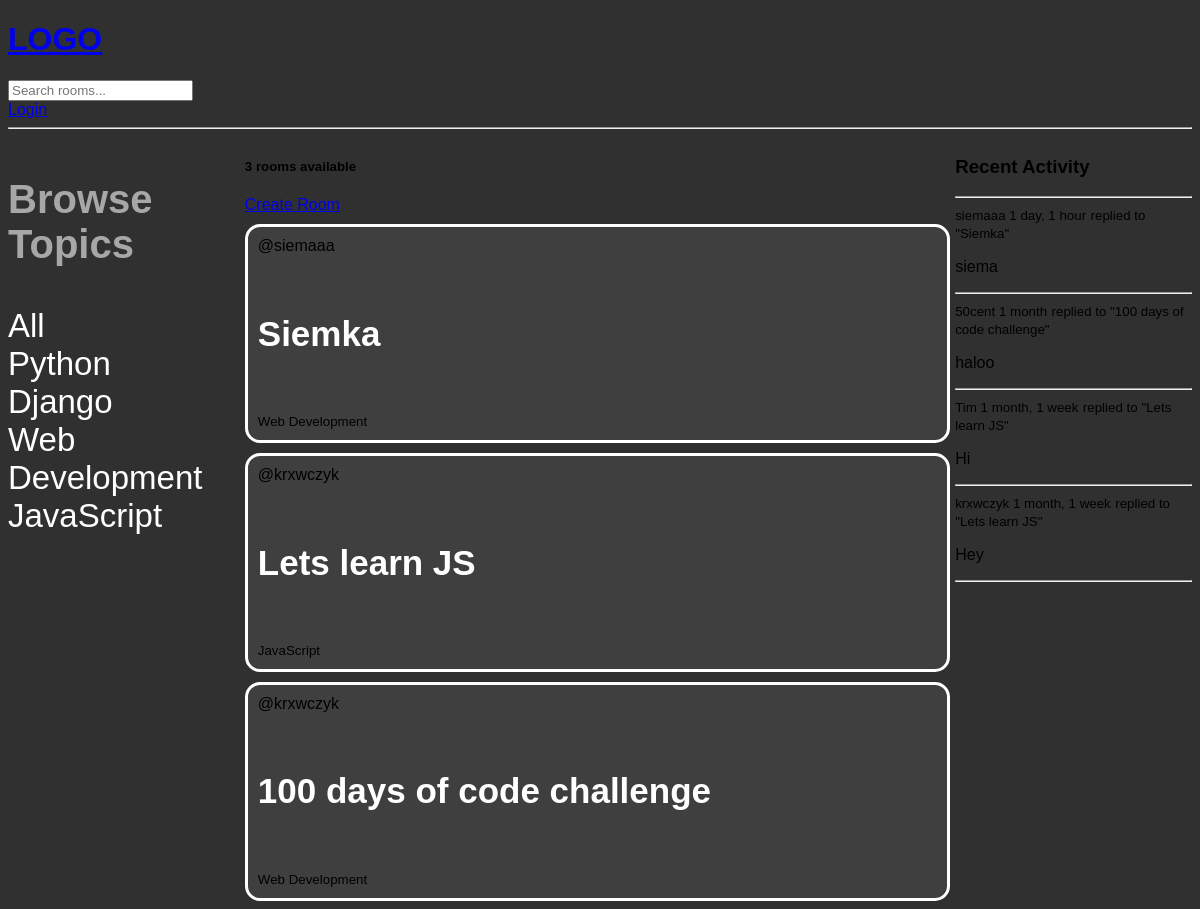
The page / on the database its author committed.
### base/models.py (models this page shows)
class Topic(models.Model):
    name = models.CharField(max_length=200)
    def __str__(self):
        return self.name

class Room(models.Model):
    host = models.ForeignKey(User, on_delete=models.SET_NULL, null=True)
    topic = models.ForeignKey(Topic, on_delete=models.SET_NULL, null=True)
    name = models.CharField(max_length=200)
    description = models.TextField(null=True, blank=True)
    participants = models.ManyToManyField(User, related_name='participants', blank=True)
    updated = models.DateTimeField(auto_now=True)
    created = models.DateTimeField(auto_now_add=True)
    class Meta:
        ordering = ['-updated', '-created']
    def __str__(self):
        return self.name

class Message(models.Model):
    user = models.ForeignKey(User, on_delete=models.CASCADE)
    room = models.ForeignKey(Room, on_delete=models.CASCADE)
    body = models.TextField()
    updated = models.DateTimeField(auto_now=True)
    created = models.DateTimeField(auto_now_add=True)
    class Meta:
        ordering = ['-updated', '-created']
    def __str__(self):
        return self.body[0:50]

### base/views.py (the view)
# urls.py: path('', views.home, name="home"),
def home(request):
    q = request.GET.get('q') if request.GET.get('q') != None else ''
    rooms = Room.objects.filter(
        Q(topic__name__icontains=q) |
        Q(name__icontains=q) |
        Q(description__icontains=q)
        )
    topics = Topic.objects.all()
    room_count = rooms.count()
    room_messages = Message.objects.all()
    context = {'rooms': rooms, 'topics':topics,
               'room_count': room_count,
               'room_messages':room_messages}
    return render(request, 'base/home.html', context)

### base/templates/base/home.html (shortened to what this page needs)
{% extends 'main.html' %}
{% block content %}
<div class="home-container">
    <div class="topics">
        <h3>Browse Topics</h3>
        <div class="topic_name">
            <a href="{% url 'home' %}">All</a>
        </div>
        {% for topic in topics %}
            <div class="topic_name">
                <a href="{% url 'home' %}?q={{topic.name}}">{{topic.name}}</a>
            </div>
        {% endfor %}
    </div>
    <div>
        <h5>{{room_count}} rooms available</h5>
        <a href="{% url 'create-room' %}">Create Room</a>
        <div class="rooms">
            {% for room in rooms %}
            <div class="room">
                <span>@{{room.host.username}}</span>
                <h5><a href="/room/{{room.id}}">{{room.name}}</a></h5>
                <small>{{room.topic}}</small>
            </div>
            {% endfor %}
        </div>
    </div>
    <div>
        <h3>Recent Activity</h3>
        <hr>
        {% for message in room_messages %}
            <div>
                <small>{{message.user}} {{message.created|timesince}}</small>
                <small>replied to "{{message.room}}"</small>
                <p>{{message}}</p>
                <hr>
            </div>
        {% endfor %}
    </div>
</div>
{% endblock %}

### templates/main.html (shortened to what this page needs)
<!DOCTYPE html>
<html lang="en">
<head>
    {% load static %}
    <link rel="stylesheet" href="{% static '/css/style.css' %}">
</head>
<body>
    {% include 'navbar.html' %}
    {% block content %}
    {% endblock %}
</body>
</html>

### templates/navbar.html
<a href="/">
    <h1>LOGO</h1>
</a>
<form method="GET">
    <input type="text" name="q" placeholder="Search rooms...">
</form>
{% if request.user.is_authenticated %}
<p>Hello {{request.user}}</p>
<a href="{% url 'logout' %}">Logout</a>
{% else %}
<a href="{% url 'login' %}">Login</a>
{% endif %}
<hr>

### static/css/style.css (style rules this page uses)
body { background-color: rgb(48, 48, 48); font-family: arial; }
.home-container { display:grid; grid-template-columns: 1fr 3fr 1fr; }
.topics h3 { color:rgb(167, 167, 167); font-size: 40px; }
.topic_name a { text-decoration: none; color:rgb(255, 255, 255); font-size: 33px; }
.room { border: 3px solid white; margin-top: 10px; border-radius: 15px; padding: 10px ; margin-right: 5px; background-color: rgb(63, 63, 63); }
.room a,.room h5 { text-decoration: none; color: white; font-size: 35px; }

### rows shown on the page
Topic: name "Python"
Topic: name "Django"
Topic: name "Web Development"
Topic: name "JavaScript"
Room: host.username "siemaaa", name "Siemka", topic "Web Development"
Room: host.username "krxwczyk", name "Lets learn JS", topic "JavaScript"
Room: host.username "krxwczyk", name "100 days of code challenge", topic "Web Development"
Message: user "siemaaa", created "1 day, 1 hour", room "Siemka", body "siema"
Message: user "50cent", created "1 month", room "100 days of code challenge", body "haloo"
Message: user "Tim", created "1 month, 1 week", room "Lets learn JS", body "Hi"
Message: user "krxwczyk", created "1 month, 1 week", room "Lets learn JS", body "Hey"

### other values the page prints
{{ room_count }} "3"
